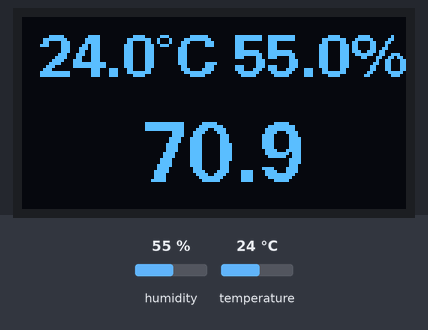
The sketch below on a simulated Arduino Uno, built with avr-gcc and run on an emulated ATmega328P. Parts: 128×64 one-colour display. The test bench sets the inputs (shaded band); at power-on: humidity 55 %, temperature 24 °C.

Above: at 2.9 s.
3.0 s: humidity set to 22 %
At 4.9 s:
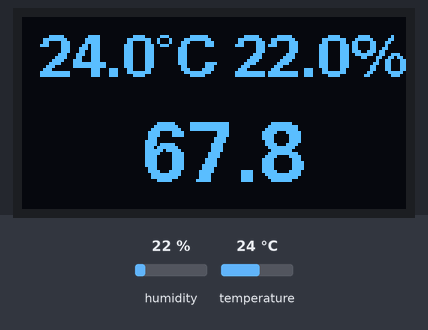
5.9 s: temperature set to 12 °C
At 7.4 s:
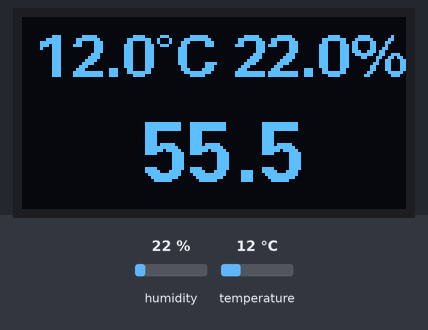
8.7 s: humidity set to 40 %
At 11.4 s:
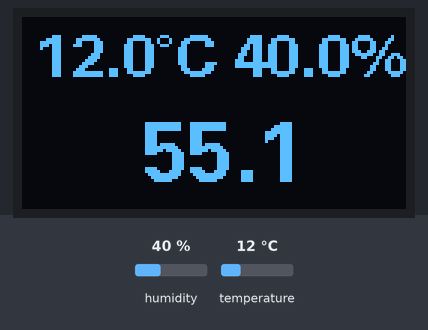
12.2 s: temperature set to 19 °C
At 13.5 s:
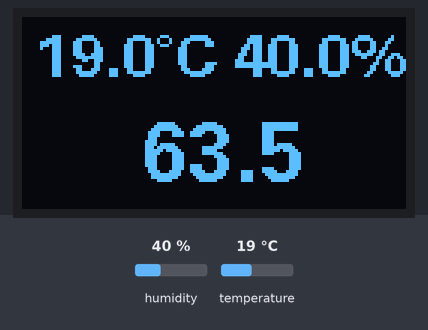
Timing chart, 0 to 15.2 s (numbered marks = the images above; inputs shaded):
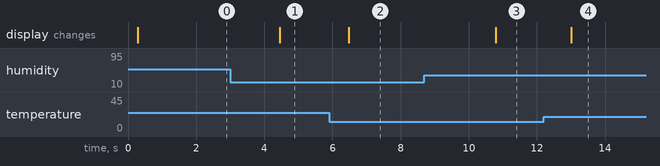

Measured:
- after the input at 3.0 s, the display: changes after 1.4 s (image 1)
- after the input at 5.9 s, the display: changes after 0.57 s (image 2)
- after the input at 8.7 s, the display: changes after 2.1 s (image 3)
- after the input at 12.2 s, the display: changes after 0.80 s (image 4)

The sketch:

semiProject_6.ino
```cpp
#include <U8glib.h> //U8glib 라이브러리 추가
#include <DHT.h> //DHT 라이브러리 추가

#define DHTPIN 2 //데이터 신호 핀 설정
#define DHTTYPE DHT11 //온습도 센서 타입 설정
// 0.96인치 128x64 OLED
U8GLIB_SSD1306_128X64 u8g(U8G_I2C_OPT_NONE);  //SSD1306 128X64 I2C 규격 선택

DHT dht(DHTPIN, DHTTYPE); //온습도 센서 초기화

void setup() {
  dht.begin(); //핀 설정
}

void loop() {
  float humidity, temperature, di;//습도, 온도, 불쾌지수 변수 선언
  humidity = dht.readHumidity(); //습도 데이터 읽기
  temperature = dht.readTemperature(); //온도 데이터 읽기
  di = (float)9/5*temperature-0.55*((float)1-humidity/100)*((float)9/5*temperature-26)+32; //불쾌지수 계산

  if (isnan(humidity) || isnan(temperature)) {  //데이터를 읽어오지 못했을 경우 loop() 함수 종료
    return;
  }

  u8g.firstPage(); //picture loop의 시작
  do {
    u8g.setFont(u8g_font_fub14); //온도, 습도 폰트지정
    u8g.setPrintPos(5, 20); //온도 데이터 출력 커서 설정

    u8g.print(temperature,1); //온도 데이터(소수점 첫째 자리) 출력
    u8g.print("\xb0""C"); //온도 기호(°C) 출력
    u8g.setPrintPos(70, 20); //습도 데이터 출력 커서 설정
    u8g.print(humidity,1); //습도 데이터(소수점 첫째 자리) 출력
    u8g.print("%"); //습도 기호(%) 출력
    u8g.setFont(u8g_font_fub20); //불쾌지수 폰트지정
    u8g.setPrintPos(40, 55); //불쾌지수 데이터 출력 커서 설정
    u8g.print(di,1); //불쾌지수 데이터(소수점 첫째 자리) 출력
  } while(u8g.nextPage()); //picture loop의 끝
}
```
